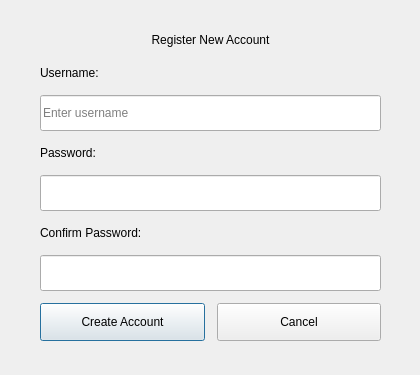
<?xml version="1.0" encoding="UTF-8"?>
<ui version="4.0">
 <class>RegisterDialog</class>
 <widget class="QDialog" name="RegisterDialog">
  <property name="geometry">
   <rect>
    <x>0</x>
    <y>0</y>
    <width>420</width>
    <height>375</height>
   </rect>
  </property>
  <property name="minimumSize">
   <size>
    <width>420</width>
    <height>320</height>
   </size>
  </property>
  <property name="windowTitle">
   <string>Challgen 30 - Register</string>
  </property>
  <widget class="QWidget" name="layoutWidget">
   <property name="geometry">
    <rect>
     <x>20</x>
     <y>10</y>
     <width>381</width>
     <height>351</height>
    </rect>
   </property>
   <layout class="QVBoxLayout" name="verticalLayout">
    <property name="spacing">
     <number>12</number>
    </property>
    <property name="leftMargin">
     <number>20</number>
    </property>
    <property name="topMargin">
     <number>20</number>
    </property>
    <property name="rightMargin">
     <number>20</number>
    </property>
    <property name="bottomMargin">
     <number>20</number>
    </property>
    <item>
     <widget class="QLabel" name="labelTitle">
      <property name="text">
       <string>Register New Account</string>
      </property>
      <property name="alignment">
       <set>Qt::AlignmentFlag::AlignCenter</set>
      </property>
     </widget>
    </item>
    <item>
     <widget class="QLabel" name="labelUsername">
      <property name="text">
       <string>Username:</string>
      </property>
     </widget>
    </item>
    <item>
     <widget class="QLineEdit" name="lineEditUsername">
      <property name="minimumSize">
       <size>
        <width>0</width>
        <height>36</height>
       </size>
      </property>
      <property name="placeholderText">
       <string>Enter username</string>
      </property>
     </widget>
    </item>
    <item>
     <widget class="QLabel" name="labelPassword">
      <property name="text">
       <string>Password:</string>
      </property>
     </widget>
    </item>
    <item>
     <widget class="QLineEdit" name="lineEditPassword">
      <property name="minimumSize">
       <size>
        <width>0</width>
        <height>36</height>
       </size>
      </property>
      <property name="echoMode">
       <enum>QLineEdit::EchoMode::Password</enum>
      </property>
     </widget>
    </item>
    <item>
     <widget class="QLabel" name="labelConfirmPassword">
      <property name="text">
       <string>Confirm Password: </string>
      </property>
     </widget>
    </item>
    <item>
     <widget class="QLineEdit" name="lineEditConfirmPassword">
      <property name="minimumSize">
       <size>
        <width>0</width>
        <height>36</height>
       </size>
      </property>
      <property name="echoMode">
       <enum>QLineEdit::EchoMode::Password</enum>
      </property>
     </widget>
    </item>
    <item>
     <layout class="QHBoxLayout" name="horizontalLayout">
      <property name="spacing">
       <number>12</number>
      </property>
      <item>
       <widget class="QPushButton" name="pushButtonCreateAccount">
        <property name="minimumSize">
         <size>
          <width>0</width>
          <height>38</height>
         </size>
        </property>
        <property name="text">
         <string>Create Account</string>
        </property>
       </widget>
      </item>
      <item>
       <widget class="QPushButton" name="pushButtonCancel">
        <property name="minimumSize">
         <size>
          <width>0</width>
          <height>38</height>
         </size>
        </property>
        <property name="text">
         <string>Cancel</string>
        </property>
       </widget>
      </item>
     </layout>
    </item>
   </layout>
  </widget>
 </widget>
 <resources/>
 <connections/>
</ui>
